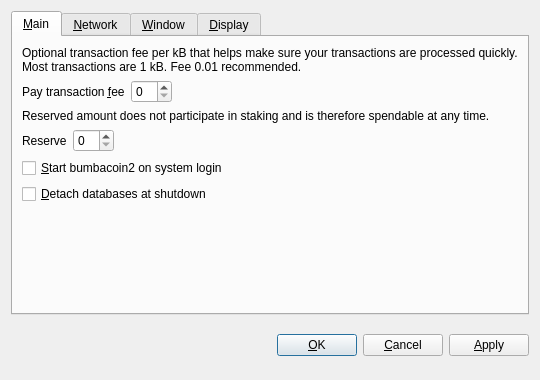
<?xml version="1.0" encoding="UTF-8"?>
<ui version="4.0">
 <class>OptionsDialog</class>
 <widget class="QDialog" name="OptionsDialog">
  <property name="geometry">
   <rect>
    <x>0</x>
    <y>0</y>
    <width>540</width>
    <height>380</height>
   </rect>
  </property>
  <property name="windowTitle">
   <string>Options</string>
  </property>
  <property name="modal">
   <bool>true</bool>
  </property>
  <layout class="QVBoxLayout" name="verticalLayout">
   <item>
    <widget class="QTabWidget" name="tabWidget">
     <property name="tabPosition">
      <enum>QTabWidget::North</enum>
     </property>
     <property name="currentIndex">
      <number>0</number>
     </property>
     <widget class="QWidget" name="tabMain">
      <attribute name="title">
       <string>&amp;Main</string>
      </attribute>
      <layout class="QVBoxLayout" name="verticalLayout_Main">
       <item>
        <widget class="QLabel" name="transactionFeeInfoLabel">
         <property name="text">
          <string>Optional transaction fee per kB that helps make sure your transactions are processed quickly. Most transactions are 1 kB. Fee 0.01 recommended.</string>
         </property>
         <property name="textFormat">
          <enum>Qt::PlainText</enum>
         </property>
         <property name="wordWrap">
          <bool>true</bool>
         </property>
        </widget>
       </item>
       <item>
        <layout class="QHBoxLayout" name="horizontalLayoutFee">
         <item>
          <widget class="QLabel" name="transactionFeeLabel">
           <property name="text">
            <string>Pay transaction &amp;fee</string>
           </property>
           <property name="textFormat">
            <enum>Qt::PlainText</enum>
           </property>
           <property name="buddy">
            <cstring>transactionFee</cstring>
           </property>
          </widget>
         </item>
         <item>
          <widget class="BitcoinAmountField" name="transactionFee"/>
         </item>
         <item>
          <spacer name="horizontalSpacerFee">
           <property name="orientation">
            <enum>Qt::Horizontal</enum>
           </property>
           <property name="sizeHint" stdset="0">
            <size>
             <width>40</width>
             <height>20</height>
            </size>
           </property>
          </spacer>
         </item>
        </layout>
       </item>
       <item>
        <widget class="QLabel" name="reserveBalanceInfoLabel">
         <property name="text">
          <string>Reserved amount does not participate in staking and is therefore spendable at any time.</string>
         </property>
         <property name="textFormat">
          <enum>Qt::PlainText</enum>
         </property>
         <property name="wordWrap">
          <bool>true</bool>
         </property>
        </widget>
       </item>
       <item>
        <layout class="QHBoxLayout" name="horizontalLayoutReserveBalance">
         <item>
          <widget class="QLabel" name="reserveBalanceLabel">
           <property name="text">
            <string>Reserve</string>
           </property>
           <property name="textFormat">
            <enum>Qt::PlainText</enum>
           </property>
           <property name="buddy">
            <cstring>reserveBalance</cstring>
           </property>
          </widget>
         </item>
         <item>
          <widget class="BitcoinAmountField" name="reserveBalance"/>
         </item>
         <item>
          <spacer name="horizontalSpacerReserveBalance">
           <property name="orientation">
            <enum>Qt::Horizontal</enum>
           </property>
           <property name="sizeHint" stdset="0">
            <size>
             <width>40</width>
             <height>20</height>
            </size>
           </property>
          </spacer>
         </item>
        </layout>
       </item>
       <item>
        <widget class="QCheckBox" name="bitcoinAtStartup">
         <property name="toolTip">
          <string>Automatically start bumbacoin2 after logging in to the system.</string>
         </property>
         <property name="text">
          <string>&amp;Start bumbacoin2 on system login</string>
         </property>
        </widget>
       </item>
       <item>
        <widget class="QCheckBox" name="detachDatabases">
         <property name="toolTip">
          <string>Detach block and address databases at shutdown. This means they can be moved to another data directory, but it slows down shutdown. The wallet is always detached.</string>
         </property>
         <property name="text">
          <string>&amp;Detach databases at shutdown</string>
         </property>
        </widget>
       </item>
       <item>
        <spacer name="verticalSpacer_Main">
         <property name="orientation">
          <enum>Qt::Vertical</enum>
         </property>
         <property name="sizeHint" stdset="0">
          <size>
           <width>20</width>
           <height>40</height>
          </size>
         </property>
        </spacer>
       </item>
      </layout>
     </widget>
     <widget class="QWidget" name="tabNetwork">
      <attribute name="title">
       <string>&amp;Network</string>
      </attribute>
      <layout class="QVBoxLayout" name="verticalLayout_Network">
       <item>
        <widget class="QCheckBox" name="mapPortUpnp">
         <property name="toolTip">
          <string>Automatically open the bumbacoin2 client port on the router. This only works when your router supports UPnP and it is enabled.</string>
         </property>
         <property name="text">
          <string>Map port using &amp;UPnP</string>
         </property>
        </widget>
       </item>
       <item>
        <widget class="QCheckBox" name="connectSocks">
         <property name="toolTip">
          <string>Connect to the bumbacoin2 network through a SOCKS proxy (e.g. when connecting through Tor).</string>
         </property>
         <property name="text">
          <string>&amp;Connect through SOCKS proxy:</string>
         </property>
        </widget>
       </item>
       <item>
        <layout class="QHBoxLayout" name="horizontalLayout_Network">
         <item>
          <widget class="QLabel" name="proxyIpLabel">
           <property name="text">
            <string>Proxy &amp;IP:</string>
           </property>
           <property name="textFormat">
            <enum>Qt::PlainText</enum>
           </property>
           <property name="buddy">
            <cstring>proxyIp</cstring>
           </property>
          </widget>
         </item>
         <item>
          <widget class="QValidatedLineEdit" name="proxyIp">
           <property name="maximumSize">
            <size>
             <width>140</width>
             <height>16777215</height>
            </size>
           </property>
           <property name="toolTip">
            <string>IP address of the proxy (e.g. 127.0.0.1)</string>
           </property>
          </widget>
         </item>
         <item>
          <widget class="QLabel" name="proxyPortLabel">
           <property name="text">
            <string>&amp;Port:</string>
           </property>
           <property name="textFormat">
            <enum>Qt::PlainText</enum>
           </property>
           <property name="buddy">
            <cstring>proxyPort</cstring>
           </property>
          </widget>
         </item>
         <item>
          <widget class="QLineEdit" name="proxyPort">
           <property name="maximumSize">
            <size>
             <width>55</width>
             <height>16777215</height>
            </size>
           </property>
           <property name="toolTip">
            <string>Port of the proxy (e.g. 9050)</string>
           </property>
          </widget>
         </item>
         <item>
          <widget class="QLabel" name="socksVersionLabel">
           <property name="text">
            <string>SOCKS &amp;Version:</string>
           </property>
           <property name="textFormat">
            <enum>Qt::PlainText</enum>
           </property>
           <property name="buddy">
            <cstring>socksVersion</cstring>
           </property>
          </widget>
         </item>
         <item>
          <widget class="QValueComboBox" name="socksVersion">
           <property name="toolTip">
            <string>SOCKS version of the proxy (e.g. 5)</string>
           </property>
          </widget>
         </item>
         <item>
          <spacer name="horizontalSpacer_Network">
           <property name="orientation">
            <enum>Qt::Horizontal</enum>
           </property>
           <property name="sizeHint" stdset="0">
            <size>
             <width>40</width>
             <height>20</height>
            </size>
           </property>
          </spacer>
         </item>
        </layout>
       </item>
       <item>
        <spacer name="verticalSpacer_Network">
         <property name="orientation">
          <enum>Qt::Vertical</enum>
         </property>
         <property name="sizeHint" stdset="0">
          <size>
           <width>20</width>
           <height>40</height>
          </size>
         </property>
        </spacer>
       </item>
      </layout>
     </widget>
     <widget class="QWidget" name="tabWindow">
      <attribute name="title">
       <string>&amp;Window</string>
      </attribute>
      <layout class="QVBoxLayout" name="verticalLayout_Window">
       <item>
        <widget class="QCheckBox" name="minimizeToTray">
         <property name="toolTip">
          <string>Show only a tray icon after minimizing the window.</string>
         </property>
         <property name="text">
          <string>&amp;Minimize to the tray instead of the taskbar</string>
         </property>
        </widget>
       </item>
       <item>
        <widget class="QCheckBox" name="minimizeOnClose">
         <property name="toolTip">
          <string>Minimize instead of exit the application when the window is closed. When this option is enabled, the application will be closed only after selecting Quit in the menu.</string>
         </property>
         <property name="text">
          <string>M&amp;inimize on close</string>
         </property>
        </widget>
       </item>
       <item>
        <spacer name="verticalSpacer_Window">
         <property name="orientation">
          <enum>Qt::Vertical</enum>
         </property>
         <property name="sizeHint" stdset="0">
          <size>
           <width>20</width>
           <height>40</height>
          </size>
         </property>
        </spacer>
       </item>
      </layout>
     </widget>
     <widget class="QWidget" name="tabDisplay">
      <attribute name="title">
       <string>&amp;Display</string>
      </attribute>
      <layout class="QVBoxLayout" name="verticalLayout_Display">
       <item>
        <layout class="QHBoxLayout" name="horizontalLayout_1_Display">
         <item>
          <widget class="QLabel" name="langLabel">
           <property name="text">
            <string>User Interface &amp;language:</string>
           </property>
           <property name="textFormat">
            <enum>Qt::PlainText</enum>
           </property>
           <property name="buddy">
            <cstring>lang</cstring>
           </property>
          </widget>
         </item>
         <item>
          <widget class="QValueComboBox" name="lang">
           <property name="toolTip">
            <string>The user interface language can be set here. This setting will take effect after restarting bumbacoin2.</string>
           </property>
          </widget>
         </item>
        </layout>
       </item>
       <item>
        <layout class="QHBoxLayout" name="horizontalLayout_2_Display">
         <item>
          <widget class="QLabel" name="unitLabel">
           <property name="text">
            <string>&amp;Unit to show amounts in:</string>
           </property>
           <property name="textFormat">
            <enum>Qt::PlainText</enum>
           </property>
           <property name="buddy">
            <cstring>unit</cstring>
           </property>
          </widget>
         </item>
         <item>
          <widget class="QValueComboBox" name="unit">
           <property name="toolTip">
            <string>Choose the default subdivision unit to show in the interface and when sending coins.</string>
           </property>
          </widget>
         </item>
        </layout>
       </item>
       <item>
        <widget class="QCheckBox" name="displayAddresses">
         <property name="toolTip">
          <string>Whether to show bumbacoin2 addresses in the transaction list or not.</string>
         </property>
         <property name="text">
          <string>&amp;Display addresses in transaction list</string>
         </property>
        </widget>
       </item>
       <item>
        <widget class="QCheckBox" name="coinControlFeatures">
         <property name="toolTip">
          <string>Whether to show coin control features or not.</string>
         </property>
         <property name="text">
          <string>Display coin &amp;control features (experts only!)</string>
         </property>
        </widget>
       </item>
       <item>
        <spacer name="verticalSpacer_Display">
         <property name="orientation">
          <enum>Qt::Vertical</enum>
         </property>
         <property name="sizeHint" stdset="0">
          <size>
           <width>20</width>
           <height>40</height>
          </size>
         </property>
        </spacer>
       </item>
      </layout>
     </widget>
    </widget>
   </item>
   <item>
    <layout class="QHBoxLayout" name="horizontalLayout_Buttons">
     <item>
      <spacer name="horizontalSpacer_1">
       <property name="orientation">
        <enum>Qt::Horizontal</enum>
       </property>
       <property name="sizeHint" stdset="0">
        <size>
         <width>40</width>
         <height>48</height>
        </size>
       </property>
      </spacer>
     </item>
     <item>
      <widget class="QLabel" name="statusLabel">
       <property name="font">
        <font>
         <weight>75</weight>
         <bold>true</bold>
        </font>
       </property>
       <property name="text">
        <string/>
       </property>
       <property name="textFormat">
        <enum>Qt::PlainText</enum>
       </property>
       <property name="wordWrap">
        <bool>true</bool>
       </property>
      </widget>
     </item>
     <item>
      <spacer name="horizontalSpacer_2">
       <property name="orientation">
        <enum>Qt::Horizontal</enum>
       </property>
       <property name="sizeHint" stdset="0">
        <size>
         <width>40</width>
         <height>48</height>
        </size>
       </property>
      </spacer>
     </item>
     <item>
      <widget class="QPushButton" name="okButton">
       <property name="text">
        <string>&amp;OK</string>
       </property>
      </widget>
     </item>
     <item>
      <widget class="QPushButton" name="cancelButton">
       <property name="text">
        <string>&amp;Cancel</string>
       </property>
       <property name="autoDefault">
        <bool>false</bool>
       </property>
      </widget>
     </item>
     <item>
      <widget class="QPushButton" name="applyButton">
       <property name="text">
        <string>&amp;Apply</string>
       </property>
       <property name="autoDefault">
        <bool>false</bool>
       </property>
      </widget>
     </item>
    </layout>
   </item>
  </layout>
 </widget>
 <customwidgets>
  <customwidget>
   <class>BitcoinAmountField</class>
   <extends>QSpinBox</extends>
   <header>bitcoinamountfield.h</header>
  </customwidget>
  <customwidget>
   <class>QValueComboBox</class>
   <extends>QComboBox</extends>
   <header>qvaluecombobox.h</header>
  </customwidget>
  <customwidget>
   <class>QValidatedLineEdit</class>
   <extends>QLineEdit</extends>
   <header>qvalidatedlineedit.h</header>
  </customwidget>
 </customwidgets>
 <resources/>
 <connections/>
</ui>
